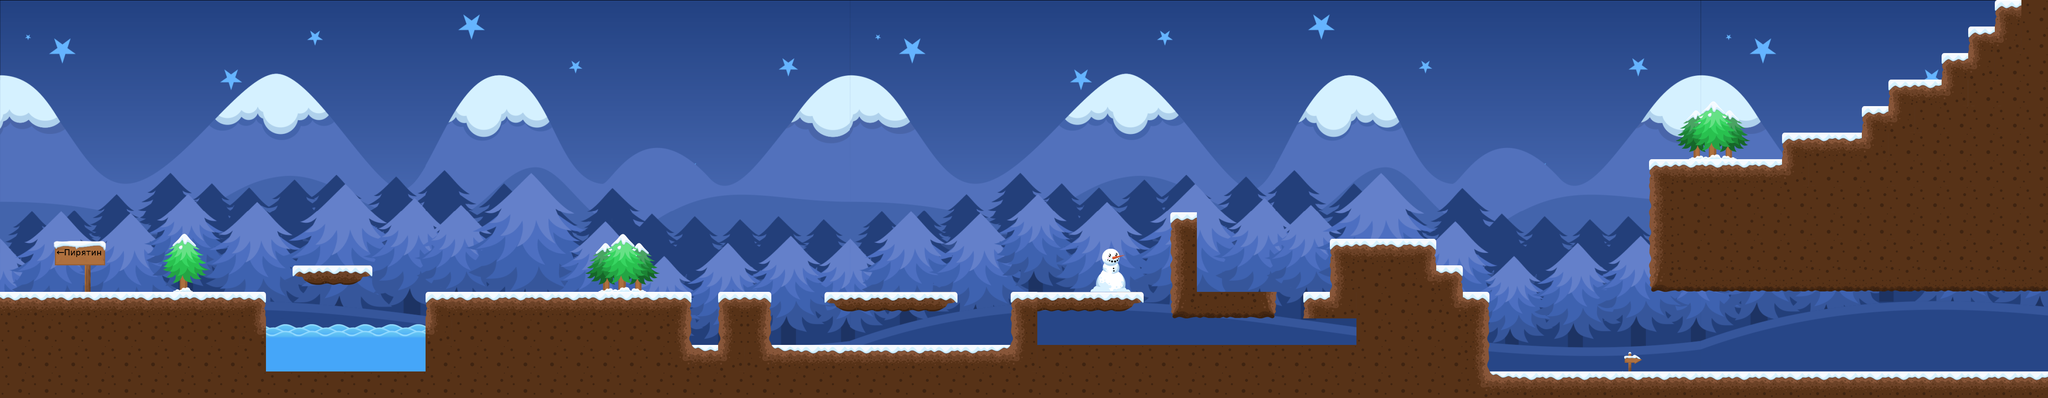

A level layout from a 2D game, rendered from its tile map. Below: a short description, then the map file with tile-grid data replaced by summaries:
An orthogonal 77x15 tile map with 64x64 px tiles, 1 tile layer (Tile Layer), 3 image layers and 34 objects (6x enemy, 2x healingHeart, player, deathEntity, me.Trigger).

<map version="1.5" tiledversion="1.7.2" orientation="orthogonal" renderorder="right-down" width="77" height="15" tilewidth="64" tileheight="64" infinite="0" nextlayerid="12" nextobjectid="107">
 <tileset firstgid="1" name="tiles_winter" tilewidth="64" tileheight="64" tilecount="99" columns="11">
  <image source="tiles_winter.png" width="704" height="576" />
 </tileset>
 <imagelayer id="9" name="bg1" offsetx="0" offsety="-515.75">
  <image source="background.png" width="2048" height="2048" />
 </imagelayer>
 <imagelayer id="10" name="bg2" offsetx="2045.92" offsety="-515.833">
  <image source="background.png" width="2048" height="2048" />
 </imagelayer>
 <imagelayer id="11" name="bg3" offsetx="4092.05" offsety="-515.875">
  <image source="background.png" width="2048" height="2048" />
 </imagelayer>
 <layer id="1" name="Tile Layer" width="77" height="15">
  <data>[1155 cells, 360 non-empty, 39 distinct tile ids]</data>
 </layer>
 <objectgroup id="2" name="collision">
  <object id="1" x="5.66667" y="704.5" width="633" height="64" />
  <object id="53" x="2" y="444" width="4" height="303" />
  <object id="62" x="1853.33" y="834.667" width="1411.67" height="58.6667" />
  <object id="68" x="1792" y="764" width="61.3333" height="132" />
  <object id="69" x="1984" y="702.667" width="320" height="22.6667" />
  <object id="70" x="2434.67" y="705.333" width="316" height="21.3333" />
  <object id="74" x="2826.67" y="514.667" width="50.6667" height="234.667" />
  <object id="76" x="2880" y="704" width="188" height="46.6667" />
  <object id="77" x="2434.67" y="729.333" width="60" height="104" />
  <object id="81" x="3141.33" y="706.667" width="122.667" height="54" />
  <object id="88" x="1022.67" y="704" width="641.333" height="64.6667" />
  <object id="89" x="704.667" y="640" width="192" height="59.1667" />
  <object id="90" x="3201.33" y="578.667" width="62" height="126" />
  <object id="97" x="1652" y="770" width="10.6667" height="68" />
  <object id="98" x="1730" y="768" width="11.3333" height="72" />
  <object id="105" x="631" y="767" width="8" height="78" />
  <object id="106" x="1021" y="774" width="10" height="65" />
 </objectgroup>
 <objectgroup id="3" name="Object Layer" offsetx="0.5" offsety="0">
  <object id="3" name="player" x="238" y="631" width="22" height="64" />
  <object id="56" name="enemy" x="1184.33" y="632.333" width="64" height="64">
   <properties>
    <property name="maxX" type="int" value="1600" />
    <property name="minX" type="int" value="1154" />
   </properties>
  </object>
  <object id="61" name="enemy" x="1985.17" y="767" width="64" height="64">
   <properties>
    <property name="maxX" type="int" value="2181" />
    <property name="minX" type="int" value="1985" />
   </properties>
  </object>
  <object id="64" name="healingHeart" x="1686.83" y="797.333" width="16" height="16" />
  <object id="65" x="1663.5" y="829.333" width="65.3333" height="9.33333" />
  <object id="66" x="1728.83" y="705.333" width="122.667" height="60" />
  <object id="67" name="enemy" x="1982.17" y="633.333" width="64" height="64">
   <properties>
    <property name="maxX" type="int" value="2240" />
    <property name="minX" type="int" value="1980" />
   </properties>
  </object>
  <object id="78" name="enemy" x="2500.83" y="765.333" width="64" height="64">
   <properties>
    <property name="maxX" type="int" value="2690" />
    <property name="minX" type="int" value="2500" />
   </properties>
  </object>
  <object id="79" name="enemy" x="3199.5" y="765.333" width="64" height="64">
   <properties>
    <property name="maxX" type="int" value="3200" />
    <property name="minX" type="int" value="2816" />
   </properties>
  </object>
  <object id="82" name="enemy" x="2879.5" y="634" width="64" height="64">
   <properties>
    <property name="maxX" type="int" value="3006" />
    <property name="minX" type="int" value="2879" />
   </properties>
  </object>
  <object id="84" name="healingHeart" x="2524.17" y="796.667" width="16" height="16" />
  <object id="87" name="deathEntity" x="639.5" y="841" width="382" height="3.33333" />
  <object id="99" name="me.Trigger" x="4264.83" y="706.667" width="28.6667" height="180.667">
   <properties>
    <property name="duration" type="int" value="250" />
    <property name="fade" value="#000000" />
    <property name="to" value="level2" />
   </properties>
  </object>
  <object id="100" x="3263.5" y="578.667" width="189.333" height="57.3333" />
  <object id="101" x="3455.5" y="644" width="60" height="56" />
  <object id="102" x="3516.83" y="704" width="61.3333" height="188" />
  <object id="103" x="3516.83" y="894.667" width="1409.33" height="65.3333" />
 </objectgroup>
</map>